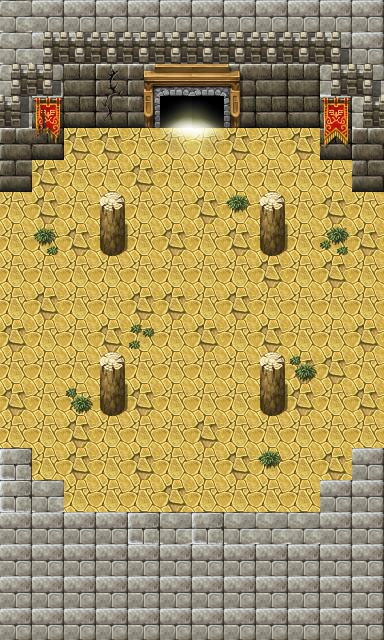

The image is a tile-based game level rendered from a .tmx file. Its description and source (layers, tilesets, objects; grid data summarised) follow:
An orthogonal 12x20 tile map with 32x32 px tiles, 5 tile layers (Background, Foreground, Decorations, Decorations2, ...), 1 hidden layer not drawn.

<map version="1.0" tiledversion="1.0.3" orientation="orthogonal" renderorder="left-up" width="12" height="20" tilewidth="32" tileheight="32" nextobjectid="6">
 <tileset firstgid="1" name="tiles-collection" tilewidth="32" tileheight="32" tilecount="2144" columns="32">
  <image source="../images/maptiles.png" width="1024" height="2144" />
  <tile id="93" probability="0" />
 </tileset>
 <layer name="Background" width="12" height="20">
  <data>[240 cells, 206 non-empty, 2 distinct tile ids]</data>
 </layer>
 <layer name="Foreground" width="12" height="20">
  <data>[240 cells, 112 non-empty, 10 distinct tile ids]</data>
 </layer>
 <layer name="Collision" width="12" height="20" visible="0">
  <data>[240 cells, 112 non-empty, 1 distinct tile ids]</data>
 </layer>
 <layer name="Decorations" width="12" height="20">
  <data>[240 cells, 37 non-empty, 22 distinct tile ids]</data>
 </layer>
 <layer name="Decorations2" width="12" height="20">
  <data>[240 cells, 2 non-empty, 1 distinct tile ids]</data>
 </layer>
 <layer name="Decorations3" width="12" height="20">
  <data>[240 cells, 8 non-empty, 5 distinct tile ids]</data>
 </layer>
</map>
